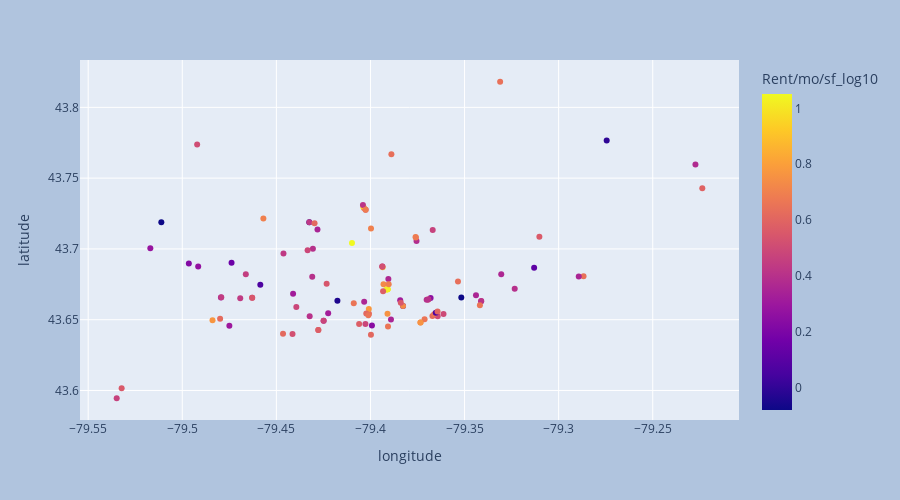

Here is the notebook cell this chart was saved with:
### Markdown cell above
From the plot it's hard to tell where the more expensive rents are since the values are close together. Let's try that again but now using a log scale to see more contrast in the rent differences.

### Code cell
retail_gdf.loc[:, 'Rent/mo/sf_log10'] = np.log10(retail_gdf.loc[:, 'Rent/mo/sf'])

fig = px.scatter(
    retail_gdf.loc[retail_gdf['Type'].isin(types_to_show)],
    x='longitude',
    y='latitude',
    color='Rent/mo/sf_log10',
    hover_data=['Rent/mo/sf'])

fig.update_layout(
    autosize=False,
    width=900,
    height=500,
    paper_bgcolor="LightSteelBlue",
)

fig.show()
